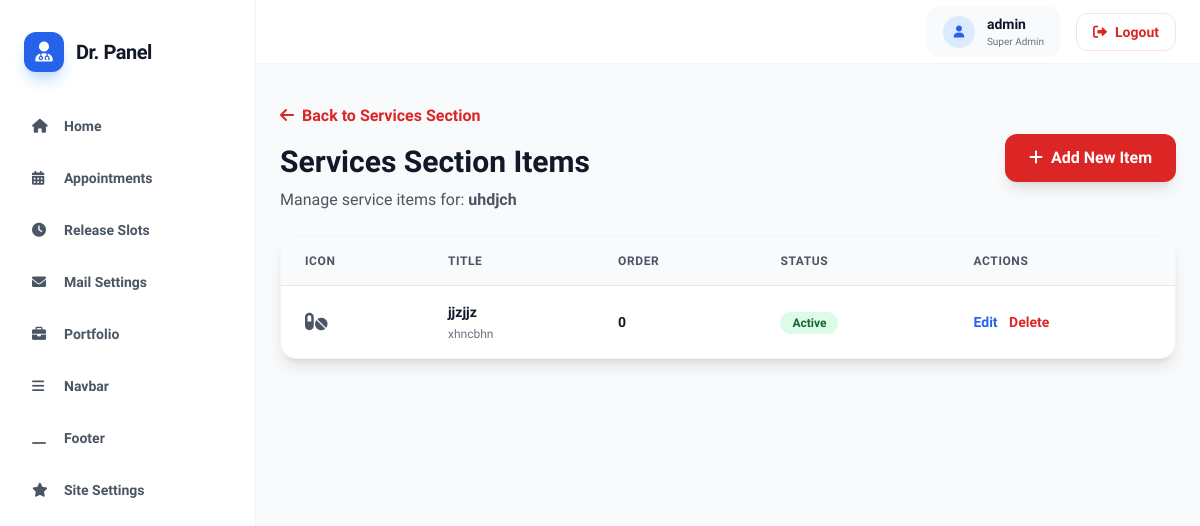
The app's page /portfolio/services-section/1/items/ (signed in) with its own data.
### Portfolio/models.py (models this page shows, shortened)
class ServicesSection(models.Model):
    badge_text = models.CharField(max_length=100, default="✦ Specialized Care")
    title = models.CharField(max_length=300, default="Specialized Medical Services")
    description = models.TextField(default="Delivering evidence-based treatment with compassion and clinical excellence.")
    is_active = models.BooleanField(default=True)
    created_at = models.DateTimeField(auto_now_add=True)
    updated_at = models.DateTimeField(auto_now=True)
    class Meta:
        verbose_name = "Services Section"
        verbose_name_plural = "Services Section"

class ServicesSectionItem(models.Model):
    services_section = models.ForeignKey(ServicesSection, on_delete=models.CASCADE, related_name='items')
    icon = models.CharField(max_length=50, help_text="Font Awesome icon class (e.g., 'fas fa-syringe')")
    title = models.CharField(max_length=200)
    description = models.TextField()
    link = models.URLField(blank=True, null=True)
    order = models.IntegerField(default=0, help_text="Display order")
    is_active = models.BooleanField(default=True)
    created_at = models.DateTimeField(auto_now_add=True)
    updated_at = models.DateTimeField(auto_now=True)
    class Meta:
        verbose_name = "Services Section Item"
        verbose_name_plural = "Services Section Items"
        ordering = ['order', 'title']

### Portfolio/views.py (the view)
# urls.py: path('portfolio/services-section/<int:section_pk>/items/', views.admin_services_section_item_list, name='admin-services-section-item-list'),
@staff_member_required
def admin_services_section_item_list(request, section_pk):
    services_section = get_object_or_404(ServicesSection, pk=section_pk)
    items = ServicesSectionItem.objects.filter(services_section=services_section).order_by('order')
    return render(request, 'portfolio/services_section_item_list.html', {
        'services_section': services_section,
        'items': items
    })

### Portfolio/templates/portfolio/services_section_item_list.html
{% extends "base.html" %}
{% block content %}
<div class="space-y-6">
    <div class="flex items-center justify-between">
        <div>
            <a href="{% url 'admin-services-section-list' %}" class="text-red-600 hover:text-red-800 font-semibold mb-4 inline-block text-sm sm:text-base">
                <i class="fas fa-arrow-left mr-2"></i>Back to Services Section
            </a>
            <h1 class="text-3xl font-bold text-gray-900 mb-2">Services Section Items</h1>
            <p class="text-gray-600">Manage service items for: <strong>{{ services_section.title }}</strong></p>
        </div>
        <a href="{% url 'admin-services-section-item-create' services_section.pk %}" class="bg-red-600 hover:bg-red-700 text-white px-6 py-3 rounded-xl font-semibold shadow-lg transition-colors">
            <i class="fas fa-plus mr-2"></i>Add New Item
        </a>
    </div>
    <div class="bg-white rounded-2xl shadow-lg border border-gray-100 overflow-hidden">
        <div class="overflow-x-auto">
            <table class="w-full">
                <thead class="bg-gray-50 border-b border-gray-200">
                    <tr>
                        <th class="px-6 py-4 text-left text-xs font-bold text-gray-600 uppercase tracking-wider">Icon</th>
                        <th class="px-6 py-4 text-left text-xs font-bold text-gray-600 uppercase tracking-wider">Title</th>
                        <th class="px-6 py-4 text-left text-xs font-bold text-gray-600 uppercase tracking-wider">Order</th>
                        <th class="px-6 py-4 text-left text-xs font-bold text-gray-600 uppercase tracking-wider">Status</th>
                        <th class="px-6 py-4 text-left text-xs font-bold text-gray-600 uppercase tracking-wider">Actions</th>
                    </tr>
                </thead>
                <tbody class="divide-y divide-gray-200">
                    {% for item in items %}
                    <tr class="hover:bg-gray-50 transition-colors">
                        <td class="px-6 py-4 whitespace-nowrap">
                            <i class="{{ item.icon }} text-xl text-gray-600"></i>
                        </td>
                        <td class="px-6 py-4">
                            <div class="text-sm font-semibold text-gray-900">{{ item.title }}</div>
                            <div class="text-xs text-gray-500 mt-1">{{ item.description|truncatewords:10 }}</div>
                        </td>
                        <td class="px-6 py-4 whitespace-nowrap">
                            <span class="text-sm font-semibold text-gray-900">{{ item.order }}</span>
                        </td>
                        <td class="px-6 py-4 whitespace-nowrap">
                            {% if item.is_active %}
                            <span class="px-3 py-1 rounded-full text-xs font-bold bg-green-100 text-green-800">Active</span>
                            {% else %}
                            <span class="px-3 py-1 rounded-full text-xs font-bold bg-gray-100 text-gray-800">Inactive</span>
                            {% endif %}
                        </td>
                        <td class="px-6 py-4 whitespace-nowrap text-sm font-medium space-x-2">
                            <a href="{% url 'admin-services-section-item-edit' services_section.pk item.pk %}" class="text-blue-600 hover:text-blue-800 font-semibold">Edit</a>
                            <a href="{% url 'admin-services-section-item-delete' services_section.pk item.pk %}" class="text-red-600 hover:text-red-800 font-semibold">Delete</a>
                        </td>
                    </tr>
                    {% empty %}
                    <tr>
                        <td colspan="5" class="px-6 py-8 text-center text-gray-500">No items found. <a href="{% url 'admin-services-section-item-create' services_section.pk %}" class="text-red-600 hover:underline">Create one?</a></td>
                    </tr>
                    {% endfor %}
                </tbody>
            </table>
        </div>
    </div>
</div>
{% endblock %}

### Appointment/templates/base.html (shortened to what this page needs)
<!DOCTYPE html>
<html lang="en">
<head>
    <script src="https://cdn.tailwindcss.com"></script>
    <link rel="stylesheet" href="https://cdnjs.cloudflare.com/ajax/libs/font-awesome/6.0.0/css/all.min.css">
    <link rel="stylesheet" href="https://cdn.jsdelivr.net/npm/flatpickr/dist/flatpickr.min.css">
</head>
<body class="text-gray-900 overflow-x-hidden">
    <aside class="fixed inset-y-0 left-0 bg-white border-r border-gray-100 w-64 hidden lg:flex flex-col z-20">
        <div class="px-6 py-8">
            <div class="flex items-center gap-3">
                <div
                    class="h-10 w-10 bg-blue-600 rounded-xl flex items-center justify-center text-white shadow-lg shadow-blue-200">
                    <i class="fas fa-user-md text-xl"></i>
                </div>
                <span class="text-xl font-bold tracking-tight text-gray-900">Dr. Panel</span>
            </div>
        </div>
        <nav class="flex-1 px-4 space-y-2 overflow-y-auto overflow-x-hidden">
            <a href="{% url 'admin-panel-index' %}"
                class="nav-link flex items-center gap-3 px-4 py-3 rounded-xl text-sm font-semibold transition-all hover:bg-gray-50 text-gray-600 {% if request.resolver_match.url_name == 'admin-panel-index' %}active{% endif %}">
                <i class="fas fa-home w-5"></i>
                <span>Home</span>
            </a>
            <a href="{% url 'admin-appointment-list' %}"
                class="nav-link flex items-center gap-3 px-4 py-3 rounded-xl text-sm font-semibold transition-all hover:bg-gray-50 text-gray-600 {% if request.resolver_match.url_name == 'admin-appointment-list' %}active{% endif %}">
                <i class="fas fa-calendar-alt w-5"></i>
                <span>Appointments</span>
            </a>
            <a href="{% url 'admin-release-slots' %}"
                class="nav-link flex items-center gap-3 px-4 py-3 rounded-xl text-sm font-semibold transition-all hover:bg-gray-50 text-gray-600 {% if request.resolver_match.url_name == 'admin-release-slots' %}active{% endif %}">
                <i class="fas fa-clock w-5"></i>
                <span>Release Slots</span>
            </a>
            <a href="{% url 'admin-mail-settings' %}"
                class="nav-link flex items-center gap-3 px-4 py-3 rounded-xl text-sm font-semibold transition-all hover:bg-gray-50 text-gray-600 {% if request.resolver_match.url_name == 'admin-mail-settings' %}active{% endif %}">
                <i class="fas fa-envelope w-5"></i>
                <span>Mail Settings</span>
            </a>
            <a href="{% url 'admin-portfolio-dashboard' %}"
                class="nav-link flex items-center gap-3 px-4 py-3 rounded-xl text-sm font-semibold transition-all hover:bg-gray-50 text-gray-600 ">
                <i class="fas fa-briefcase w-5"></i>
                <span>Portfolio</span>
            </a>
            <a href="{% url 'admin-navbar-edit' %}"
                class="nav-link flex items-center gap-3 px-4 py-3 rounded-xl text-sm font-semibold transition-all hover:bg-gray-50 text-gray-600 {% if request.resolver_match.url_name == 'admin-navbar-edit' %}active{% endif %}">
                <i class="fas fa-bars w-5"></i>
                <span>Navbar</span>
            </a>
            <a href="{% url 'admin-footer-edit' %}"
                class="nav-link flex items-center gap-3 px-4 py-3 rounded-xl text-sm font-semibold transition-all hover:bg-gray-50 text-gray-600 {% if request.resolver_match.url_name == 'admin-footer-edit' %}active{% endif %}">
                <i class="fas fa-window-minimize w-5"></i>
                <span>Footer</span>
            </a>
            <a href="{% url 'admin-site-settings-edit' %}"
                class="nav-link flex items-center gap-3 px-4 py-3 rounded-xl text-sm font-semibold transition-all hover:bg-gray-50 text-gray-600 {% if request.resolver_match.url_name == 'admin-site-settings-edit' %}active{% endif %}">
                <i class="fas fa-star w-5"></i>
                <span>Site Settings</span>
            </a>
        </nav>
    </aside>
    <header class="hidden lg:flex fixed top-0 right-0 left-64 h-16 bg-white border-b border-gray-100 z-30 justify-end items-center px-3 sm:px-4 md:px-6">
        <div class="flex items-center gap-2 sm:gap-3 md:gap-4">
            <div class="flex items-center gap-2 sm:gap-3 px-2 sm:px-3 md:px-4 py-1.5 sm:py-2 bg-gray-50 rounded-xl">
                <div class="h-7 w-7 sm:h-8 sm:w-8 rounded-full bg-blue-100 flex items-center justify-center text-blue-600 flex-shrink-0">
                    <i class="fas fa-user text-xs"></i>
                </div>
                <div class="overflow-hidden min-w-0 hidden sm:block">
                    <p class="text-xs sm:text-sm font-bold text-gray-900 truncate">{% if user.get_full_name %}{{ user.get_full_name }}{% else %}{{ user.get_username }}{% endif %}</p>
                    <p class="text-[10px] text-gray-500 truncate">{% if user.is_superuser %}Super Admin{% elif user.is_staff %}Admin Panel{% else %}System Access{% endif %}</p>
                </div>
            </div>
            <form method="post" action="{% url 'logout' %}" class="flex-shrink-0">
                <button type="submit" class="flex items-center justify-center gap-1.5 sm:gap-2 px-2.5 sm:px-3 md:px-4 py-1.5 sm:py-2 rounded-lg sm:rounded-xl text-xs sm:text-sm font-semibold transition-all hover:bg-red-50 active:bg-red-100 text-red-600 border border-red-100">
                    <i class="fas fa-sign-out-alt text-xs sm:text-sm"></i>
                    <span class="hidden md:inline">Logout</span>
                </button>
            </form>
        </div>
    </header>
    <main class="lg:ml-64 mt-10 min-h-screen transition-all duration-300 overflow-x-hidden">
        <div class="pt-16 lg:pt-16 pb-6 sm:pb-8 md:pb-12 px-3 sm:px-4 lg:px-6 xl:px-8 max-w-6xl mx-auto w-full overflow-x-hidden">
            {% block content %}{% endblock %}
        </div>
    </main>
</body>
</html>

### Appointment/templates/base.html (style rules this page uses)
body { font-family: 'Plus Jakarta Sans', sans-serif; background-color: #f8fafc; }

### records on screen
ServicesSection: title "uhdjch"
ServicesSectionItem: title "jjzjjz", description "xhncbhn", order "0", is_active "Active"

### other values on screen
{{ user.get_username }} "admin"
